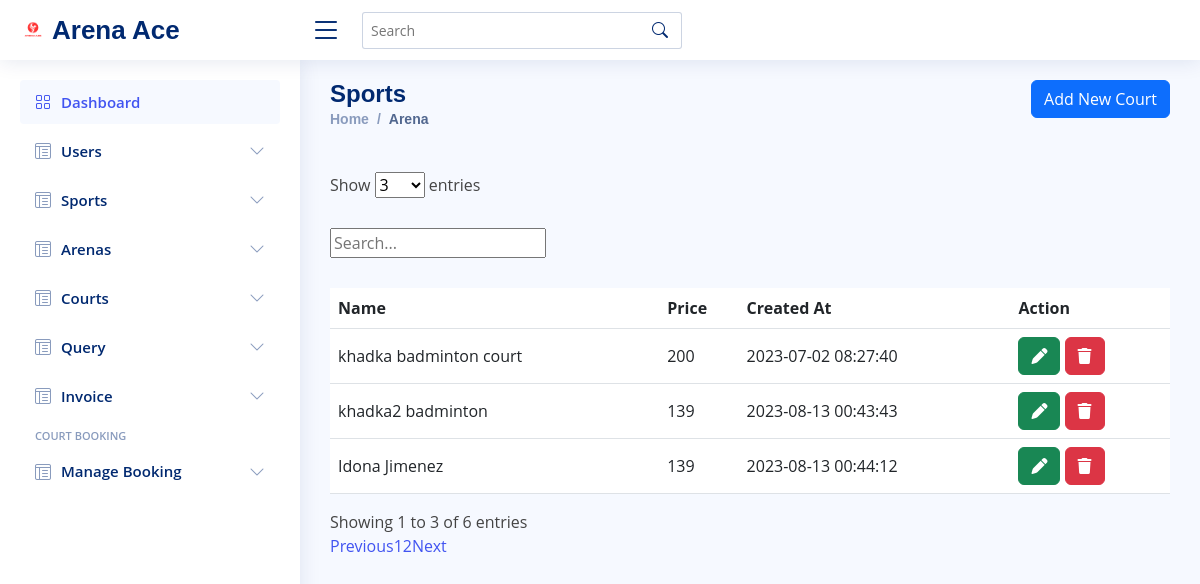
Screenshot of /admin/courts.php (signed in) with the database file from the repository.
### tables this page shows
CREATE TABLE `courts` (
  `court_id` int(11) NOT NULL,
  `name` varchar(250) NOT NULL,
  `court_category_id` int(11) NOT NULL,
  `price` float NOT NULL,
  `discount` float NOT NULL,
  `description` text NOT NULL,
  `facilities` varchar(500) NOT NULL,
  `created_at` datetime NOT NULL DEFAULT current_timestamp()
);

### admin/courts.php (the view, shortened to what this page needs)
<!DOCTYPE html>
<html lang="en">
<head>
    <link href="assets/css/bootstrap.min.css" rel="stylesheet">
    <link rel="stylesheet" href="https://unpkg.com/leaflet@1.9.4/dist/leaflet.css">
    <link href="assets/css/bootstrap-icons.css" rel="stylesheet">
    <link href="assets/css/boxicons.min.css" rel="stylesheet">
    <link href="assets/css/style.css" rel="stylesheet">
    <link href="assets/css/all.css" rel="stylesheet">
</head>
<body>
<?php
    require("header.php");
?>
<?php
    require("sidebar.php");
?>
  <main id="main" class="main">
    <div class="pagetitle d-flex justify-content-between">
        <div class="title-left">
            <h1>Sports</h1>
            <nav>
            <ol class="breadcrumb">
                <li class="breadcrumb-item"><a href="index.php">Home</a></li>
                <li class="breadcrumb-item active">Arena</li>
            </ol>
            </nav>
        </div>
        <div class="title-right">
            <a class="btn btn-primary" href="add_court.php">
                Add New Court
            </a>
        </div>
    </div>
    <section class="section dashboard">
      <div class="row">
        <div class="col-lg-12">
          <div class="row">
            <div class="col-lg-12">
            <div class="row mt-3">
                <div class="col">
                    <?php
                        include "config.php";
                        $sql = "SELECT * FROM courts";
                        $result = mysqli_query($con,$sql) or die("Query failed");
                        if(mysqli_num_rows($result) > 0){
                        ?>
                    <div class="table-responsive">
                        <table class="table" id= "myTable">
                            <thead class="bg-dark text-white">
                                <tr>
                                    <th scope="col">Name</th>
                                    <th scope="col">Price</th>
                                    <th scope="col">Created At</th>
                                    <th scope="col">Action</th>
                                </tr>
                            </thead>
                            <tbody>
                                <?php
                            while($row = mysqli_fetch_assoc($result)){
                            ?>
                                <tr>
                                    <td>
                                        <?php echo $row['name']?>
                                    </td>
                                    <td>
                                        <?php echo $row['price']?>
                                    </td>
                                    <td>
                                        <?php echo $row['created_at']?>
                                    </td>
                                    <td>
                                        <a href="update_court.php?id=<?php echo $row['court_id'] ?>">
                                            <button class="btn btn-success"><i class="fa-solid fa-pen"></i></button>
                                        </a>
                                        <a href="courts.php?delete_id=<?php echo $row['court_id'] ?>" onClick="return confirm('Are you sure you want to delete?')">
                                            <button class="btn btn-danger"><i class="fa-solid fa-trash"></i></button>
                                        </a>
                                    </td>
                                </tr>
                                <?php } ?>
                            </tbody>
                        </table>
                    </div>
                    <?php } ?>
                </div>
            </div>
            </div>
          </div>
        </div>
      </div>
    </section>
  </main>
</body>
</html>

### admin/assets/css/style.css (style rules this page uses)
:root { scroll-behavior: smooth; }
body { font-family: "Open Sans", sans-serif; background: #f6f9ff; color: #444444; }
a { color: #4154f1; text-decoration: none; }
h1, h2, h3, h4, h5, h6 { font-family: "Nunito", sans-serif; }
#main { margin-top: 60px; padding: 20px 30px; transition: all 0.3s; }
.pagetitle { margin-bottom: 10px; }
.pagetitle h1 { font-size: 24px; margin-bottom: 0; font-weight: 600; color: #012970; }
.breadcrumb { font-size: 14px; font-family: "Nunito", sans-serif; color: #899bbd; font-weight: 600; }
.breadcrumb a { color: #899bbd; transition: 0.3s; }
.breadcrumb .breadcrumb-item::before { color: #899bbd; }
.breadcrumb .active { color: #51678f; font-weight: 600; }
@media (min-width: 1200px) { #main, #footer { margin-left: 300px; } }
table tr { vertical-align: middle; }

### rows the page displays
courts: name "khadka badminton court", price "200", created_at "2023-07-02 08:27:40"
courts: name "khadka2 badminton", price "139", created_at "2023-08-13 00:43:43"
courts: name "Idona Jimenez", price "139", created_at "2023-08-13 00:44:12"
